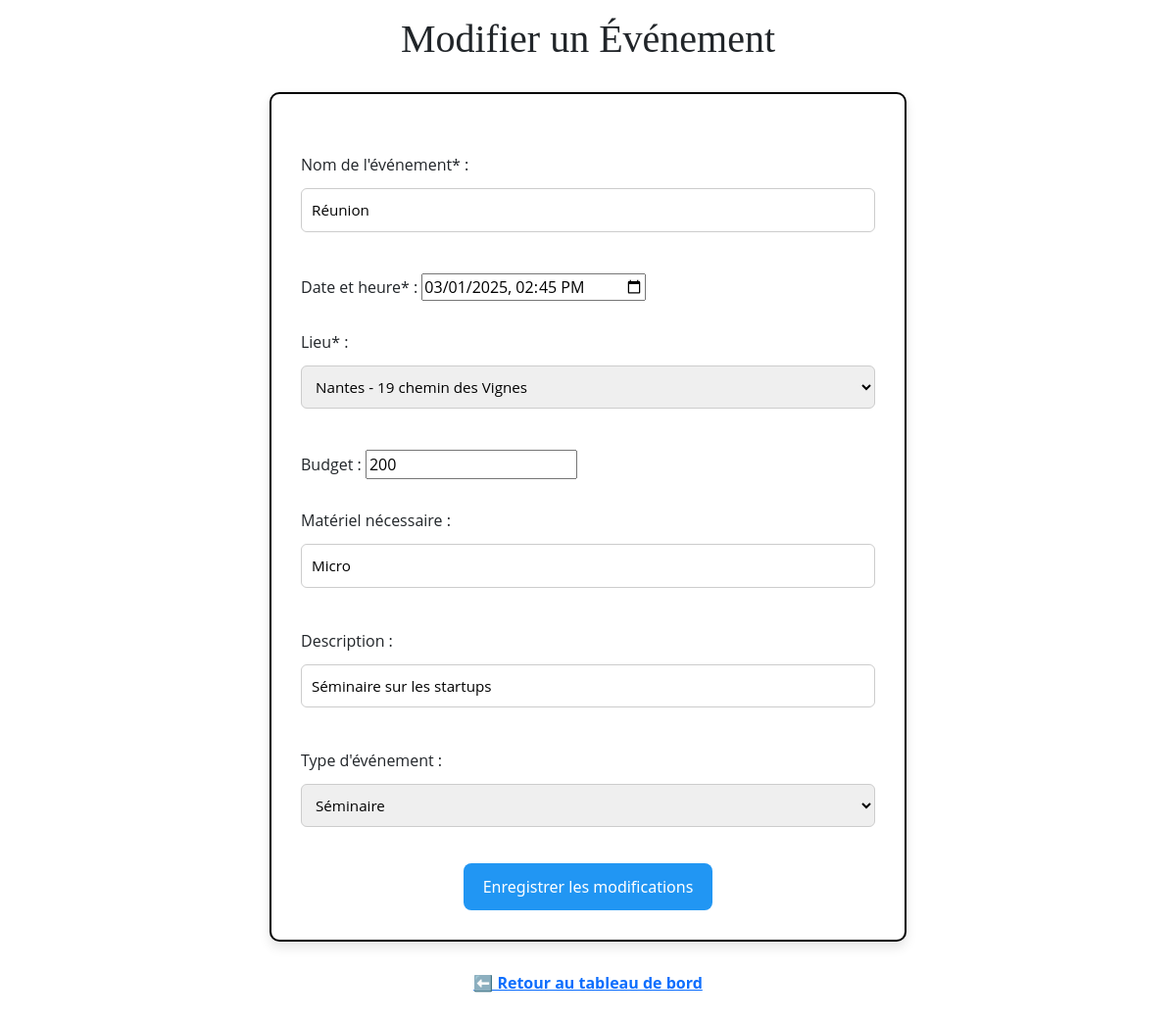
/fonction_2/modify_evenement.php?id=160 (signed in), run on the app's committed database.
### tables this page shows
CREATE TABLE `EVENEMENT` (
  `idEvenement` int NOT NULL AUTO_INCREMENT,
  `date_heure` datetime NOT NULL,
  `type_evenement` varchar(50) NOT NULL,
  `description` text NOT NULL,
  `idLieu` int DEFAULT NULL,
  `budget` int DEFAULT NULL,
  `materiel_necessaire` varchar(50) DEFAULT NULL,
  `nom_evenement` varchar(50) DEFAULT NULL,
  PRIMARY KEY (`idEvenement`),
  KEY `idLieu` (`idLieu`),
  CONSTRAINT `evenement_ibfk_1` FOREIGN KEY (`idLieu`) REFERENCES `LIEU` (`idLieu`)
);

CREATE TABLE `LIEU` (
  `idLieu` int NOT NULL AUTO_INCREMENT,
  `ville` varchar(100) NOT NULL,
  `code_postal` varchar(10) NOT NULL,
  `region` varchar(100) NOT NULL,
  `adresse_detail` varchar(255) DEFAULT NULL,
  PRIMARY KEY (`idLieu`)
);

### fonction_2/modify_evenement.php (the view, shortened to what this page needs)
<?php
require '../connexion/db_connect.php';
$idEvenement = $_GET['id'];
$stmt = $pdo->prepare("SELECT * FROM EVENEMENT WHERE idEvenement = ?");
$stmt->execute([$idEvenement]);
$evenement = $stmt->fetch();
$lieux = $pdo->query("SELECT idLieu, ville, code_postal, region, adresse_detail FROM LIEU")->fetchAll();
?>
<!DOCTYPE html>
<html>
<head>
    <link rel="stylesheet" href="../style_form.css">
    <link href="https://cdn.jsdelivr.net/npm/bootstrap@5.3.8/dist/css/bootstrap.min.css" rel="stylesheet">
</head>
<body>
<h1 class="mt-3">Modifier un Événement</h1>
<form method="post">
    <label>Nom de l'événement* :
        <input type="text" name="nom_evenement" value="<?= htmlspecialchars($evenement['nom_evenement']) ?>" required>
    </label>
    <label>Date et heure* :
        <input type="datetime-local" name="date_heure" value="<?= htmlspecialchars($evenement['date_heure']) ?>" required>
    </label>
    <label>Lieu* :
        <select name="idlieu" required>
            <?php foreach($lieux as $l): ?>
                <option value="<?= $l['idLieu'] ?>" <?= ($l['idLieu'] == $evenement['idLieu']) ? 'selected' : '' ?>><?= htmlspecialchars($l['ville']) ?> - <?= htmlspecialchars($l['adresse_detail']) ?></option>
            <?php endforeach; ?>
        </select>
    </label>
    <label>Budget :
        <input type="number" name="budget" step="0.01" value="<?= htmlspecialchars($evenement['budget']) ?>">
    </label>
    <label>Matériel nécessaire :
        <input type="text" name="materiel" value="<?= htmlspecialchars($evenement['materiel_necessaire']) ?>">
    </label>
    <label>Description :
        <input type="text" name="description" value="<?= htmlspecialchars($evenement['description']) ?>">
    </label>
    <label>Type d'événement :
        <select name="type_evenement" required>
            <option value="Séminaire" <?= ($evenement['type_evenement'] == 'Séminaire') ? 'selected' : '' ?>>Séminaire</option>
        </select>
    </label>
    <button type="submit">Enregistrer les modifications</button>
</form>
<a href="index.php">⬅ Retour au tableau de bord</a>
</body>
</html>

### style_form.css (style rules this page uses)
body { font-family: Arial, Helvetica, sans-serif; background-color: #f2f2f2; margin: 0; padding: 0; }
h1 { font-family: 'Playfair Display', serif; text-align: center; margin-top: 30px; color: #222; }
form { background-color: #ffffff; max-width: 650px; margin: 30px auto; padding: 30px; border: 2px solid #000; border-radius: 10px; box-shadow: 0 6px 12px rgba(0,0,0,0.1); }
form label { font-family: 'Open Sans', serif; display: block; margin-top: 30px; margin-bottom: 10px; }
form input[type="text"], form input[type="email"], form input[type="date"], form input[type="password"], form select { width: 100%; padding: 10px; margin-top: 12px; margin-bottom: 12px; border-radius: 6px; border: 1px solid #ccc; box-sizing: border-box; font-size: 0.95em; }
form button { display: block; margin: 25px auto 0; padding: 12px 20px; background-color: #2196F3; color: white; border: none; border-radius: 8px; font-size: 1em; cursor: pointer; transition: background-color 0.2s ease; }
a { display: block; text-align: center; margin-bottom: 30px; color: #2196F3; font-weight: bold; text-decoration: none; }

### data on the page
evenement: nom_evenement "Réunion", date_heure "03/01/2025 14:45", idlieu "Nantes - 19 chemin des Vignes", budget "200", materiel "Micro", description "Séminaire sur les startups", type_evenement "Séminaire"
